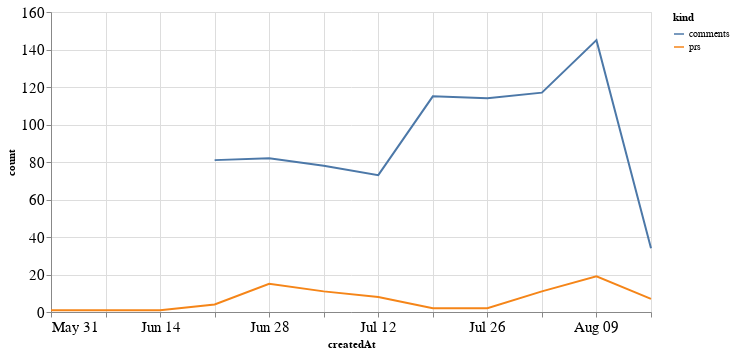

This figure's notebook cell:
### Code cell
alt.Chart(total_time, width=600).mark_line().encode(
    x='createdAt',
    y='count',
    color='kind'
)

### Figure 1 — Vega-Lite specification as saved in the notebook (floating-point values rounded to 4 significant figures)
{"config": {"axisLeft": {"labelFontSize": 15}, "axisBottom": {"labelFontSize": 15}}, "data": {"name": "data-5873ad8364334fbcfd3d3aa8a58690f2"}, "mark": "line", "encoding": {"color": {"type": "nominal", "field": "kind"}, "x": {"type": "temporal", "field": "createdAt"}, "y": {"type": "quantitative", "field": "count"}}, "width": 600, "$schema": "https://vega.github.io/schema/vega-lite/v4.8.1.json", "datasets": {"data-5873ad8364334fbcfd3d3aa8a58690f2": [{"createdAt": "2020-05-31T00:00:00", "kind": "prs", "count": 1.0}, {"createdAt": "2020-06-07T00:00:00", "kind": "prs", "count": 1.0}, {"createdAt": "2020-06-14T00:00:00", "kind": "prs", "count": 1.0}, {"createdAt": "2020-06-21T00:00:00", "kind": "prs", "count": 4.0}, {"createdAt": "2020-06-28T00:00:00", "kind": "prs", "count": 15.0}, {"createdAt": "2020-07-05T00:00:00", "kind": "prs", "count": 11.0}, {"createdAt": "2020-07-12T00:00:00", "kind": "prs", "count": 8.0}, {"createdAt": "2020-07-19T00:00:00", "kind": "prs", "count": 2.0}, {"createdAt": "2020-07-26T00:00:00", "kind": "prs", "count": 2.0}, {"createdAt": "2020-08-02T00:00:00", "kind": "prs", "count": 11.0}, {"createdAt": "2020-08-09T00:00:00", "kind": "prs", "count": 19.0}, {"createdAt": "2020-08-16T00:00:00", "kind": "prs", "count": 7.0}, {"createdAt": "2020-05-31T00:00:00", "kind": "comments", "count": null}, {"createdAt": "2020-06-07T00:00:00", "kind": "comments", "count": null}, {"createdAt": "2020-06-14T00:00:00", "kind": "comments", "count": null}, {"createdAt": "2020-06-21T00:00:00", "kind": "comments", "count": 81.0}, {"createdAt": "2020-06-28T00:00:00", "kind": "comments", "count": 82.0}, {"createdAt": "2020-07-05T00:00:00", "kind": "comments", "count": 78.0}, {"createdAt": "2020-07-12T00:00:00", "kind": "comments", "count": 73.0}, {"createdAt": "2020-07-19T00:00:00", "kind": "comments", "count": 115.0}, {"createdAt": "2020-07-26T00:00:00", "kind": "comments", "count": 114.0}, {"createdAt": "2020-08-02T00:00:00", "kind": "comments", "count": 117.0}, {"createdAt": "2020-08-09T00:00:00", "kind": "comments", "count": 145.0}, {"createdAt": "2020-08-16T00:00:00", "kind": "comments", "count": 34.0}]}}
